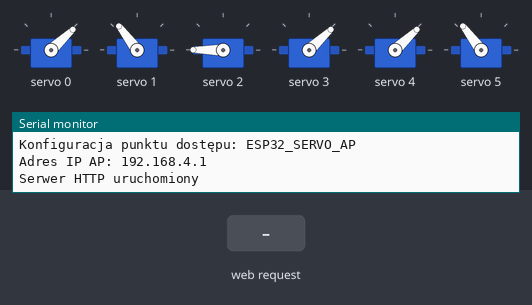
A sketch run on a simulated ESP32. On the bench: 6 × servo, the last lines printed to the serial monitor. Inputs (shaded band) come from the test bench.

Above: at 1.2 s.
1.3 s: HTTP request GET /set?servo=1&angle=1 received
At 1.6 s:
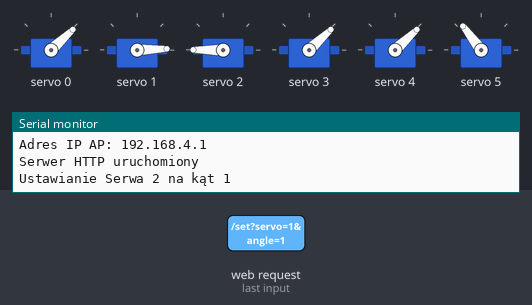
Timing chart, 0 to 4.3 s (numbered marks = the images above; inputs shaded):
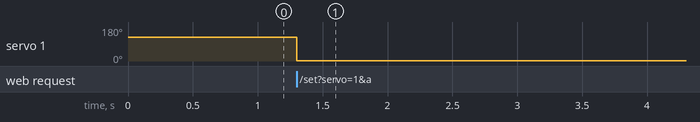

The sketch:

robot_przez_wifi.ino
```cpp
#include <WiFi.h>
#include <WebServer.h>
#include <Wire.h>
#include <Adafruit_PWMServoDriver.h>

// Ustawienia Wi-Fi AP
const char* ssid = "ESP32_SERVO_AP";
const char* password = "12345678"; // Hasło musi mieć min. 8 znaków

// Ustawienia PCA9685
Adafruit_PWMServoDriver pwm = Adafruit_PWMServoDriver();
#define SERVOMIN 114  // Minimalna szerokość impulsu
#define SERVOMAX 644  // Maksymalna szerokość impulsu
#define SERVO_FREQ 50 // Częstotliwość dla serw

// Kanały PCA9685 dla 6 serw
#define SERVO1_CHANNEL 0
#define SERVO2_CHANNEL 1
#define SERVO3_CHANNEL 2
#define SERVO4_CHANNEL 3
#define SERVO5_CHANNEL 4
#define SERVO6_CHANNEL 5


WebServer server(80);

// Funkcja pomocnicza do ustawiania kąta serwa
void setServoAngle(uint8_t servo_num, int angle) {
  int pulse = map(angle, 0, 180, SERVOMIN, SERVOMAX);
  pwm.setPWM(servo_num, 0, pulse);
}

// Obsługa żądania głównej strony
void handleRoot() {
  String html = R"rawliteral(
<!DOCTYPE html>
<html>
<head>
<meta charset="utf-8">
<meta name="viewport" content="width=device-width, initial-scale=1">
<title>Kontrola Serw ESP32 & PCA9685</title>
<style>
  body{text-align: center; font-family: sans-serif;}
  h2{color: #333;}
  .slider-container{margin: 20px auto; width: 80%; max-width: 400px; padding: 10px; border: 1px solid #ccc; border-radius: 5px;}
  input[type=range]{width: 100%;}
  .angle-display{font-weight: bold; margin-top: 10px;}
</style>
</head>
<body>
  <h2>Sterowanie 6 Serwomechanizmami</h2>

  <div class="slider-container">
    <h3>Serwo 1 (Kanał 0)</h3>
    <input type="range" min="10" max="80" value="30" class="slider" id="servo1Range" onchange="sendServoData(0, this.value)">
    <p>Kąt: <span id="servo1Angle" class="angle-display">30</span>°</p>
  </div>

  <div class="slider-container">
    <h3>Serwo 2 (Kanał 1)</h3>
    <input type="range" min="0" max="180" value="90" class="slider" id="servo2Range" onchange="sendServoData(1, this.value)">
    <p>Kąt: <span id="servo2Angle" class="angle-display">90</span>°</p>
  </div>

  <div class="slider-container">
    <h3>Serwo 3 (Kanał 2)</h3>
    <input type="range" min="0" max="180" value="180" class="slider" id="servo3Range" onchange="sendServoData(2, this.value)">
    <p>Kąt: <span id="servo3Angle" class="angle-display">180</span>°</p>
  </div>

  <div class="slider-container">
    <h3>Serwo 4 (Kanał 3)</h3>
    <input type="range" min="0" max="180" value="30" class="slider" id="servo4Range" onchange="sendServoData(3, this.value)">
    <p>Kąt: <span id="servo4Angle" class="angle-display">30</span>°</p>
  </div>

  <div class="slider-container">
    <h3>Serwo 5 (Kanał 4)</h3>
    <input type="range" min="0" max="180" value="30" class="slider" id="servo5Range" onchange="sendServoData(4, this.value)">
    <p>Kąt: <span id="servo5Angle" class="angle-display">30</span>°</p>
  </div>

  <div class="slider-container">
    <h3>Serwo 6 (Kanał 5)</h3>
    <input type="range" min="0" max="180" value="90" class="slider" id="servo6Range" onchange="sendServoData(5, this.value)">
    <p>Kąt: <span id="servo6Angle" class="angle-display">90</span>°</p>
  </div>

<script>
  // Aktualizacja wyświetlanego kąta przy przesuwaniu suwaka
  document.querySelectorAll('.slider').forEach(slider => {
    slider.addEventListener('input', function() {
      document.getElementById(this.id.replace('Range', 'Angle')).textContent = this.value;
    });
  });

  // Wysyłanie danych do ESP32
  function sendServoData(servoNum, angle) {
    var xhr = new XMLHttpRequest();
    // Żądanie GET: /set?servo=X&angle=Y
    xhr.open("GET", "/set?servo=" + servoNum + "&angle=" + angle, true);
    xhr.send();
  }
</script>
</body>
</html>
)rawliteral";
  server.send(200, "text/html", html);
}

// Obsługa żądania ustawienia serwa (/set?servo=X&angle=Y)
void handleSetServo() {
  if (server.hasArg("servo") && server.hasArg("angle")) {
    int servo_num = server.arg("servo").toInt();
    int angle = server.arg("angle").toInt();

    if (servo_num >= 0 && servo_num <= 5 && angle >= 0 && angle <= 180) {
      Serial.printf("Ustawianie Serwa %d na kąt %d\n", servo_num + 1, angle);
      uint8_t pca_channel = (servo_num == 0) ? SERVO1_CHANNEL :
                            (servo_num == 1) ? SERVO2_CHANNEL :
                            (servo_num == 2) ? SERVO3_CHANNEL :
                            (servo_num == 3) ? SERVO4_CHANNEL :
                            (servo_num == 4) ? SERVO5_CHANNEL : SERVO6_CHANNEL;
      setServoAngle(pca_channel, angle);
      server.send(200, "text/plain", "OK");
      return;
    }
  }
  server.send(400, "text/plain", "Błąd parametru");
}

void setup() {
  Serial.begin(115200);

  // 1. Inicjalizacja PCA9685
  Wire.begin(); // Opcjonalnie: Wire.begin(21, 22); dla jawnego ustawienia pinów
  pwm.begin();
  pwm.setPWMFreq(SERVO_FREQ);  // Ustawienie częstotliwości PWM dla serw (50 Hz)

  // Ustawienie początkowe wszystkich serw na 90 stopni
  setServoAngle(SERVO1_CHANNEL, 30);
  setServoAngle(SERVO2_CHANNEL, 90);
  setServoAngle(SERVO3_CHANNEL, 180);
  setServoAngle(SERVO4_CHANNEL, 30);
  setServoAngle(SERVO5_CHANNEL, 30);
  setServoAngle(SERVO6_CHANNEL, 90);

  // 2. Konfiguracja Wi-Fi (Tryb Access Point)
  Serial.print("Konfiguracja punktu dostępu: ");
  Serial.println(ssid);
  WiFi.softAP(ssid, password);
  IPAddress apIP = WiFi.softAPIP();
  Serial.print("Adres IP AP: ");
  Serial.println(apIP);

  // 3. Konfiguracja Serwera Web
  server.on("/", handleRoot);
  server.on("/set", handleSetServo); // Endpoint do sterowania serwami

  server.begin();
  Serial.println("Serwer HTTP uruchomiony");
}

void loop() {
  server.handleClient();
}
```

Measured:
- after the input at 1.3 s, servo 1: 127° → 2° at once
